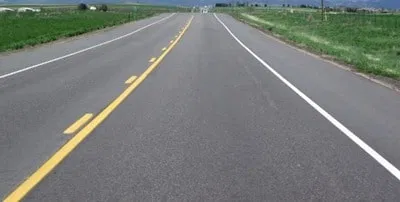
#> input picture test_image4.webp, 400 x 202 px
$ jupyter execute 'Lane Detection-OpenCV.ipynb'
#> lines starting #> are read from the running program, lines starting #| are printed output that depends on the picture; after the words box and inside, x2 and y2 are one past the last pixel; in counts of white or black regions, pixels touching at a corner belong together
[cell 1]
import cv2
import numpy as np
import matplotlib.pyplot as plt

[cell 2]
img = cv2.imread("test_image4.webp")
#> img is the input picture: shape (202, 400, 3); mean B, G, R 120.6, 124, 119.7
plt.imshow(img)
img.shape
#> Out = (202, 400, 3)

[cell 3]
img_gray = cv2.cvtColor(img,cv2.COLOR_RGB2GRAY)
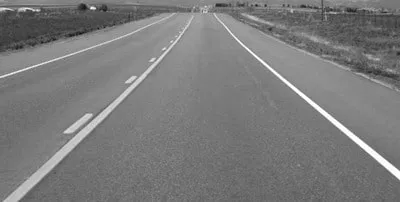
#> img_gray: shape (202, 400); min 12, max 255, mean 122.6
plt.imshow(img_gray,cmap="gray")
img_gray.shape
#> Out = (202, 400)

[cell 4]
img_blur = cv2.GaussianBlur(img_gray,(7,7),0)
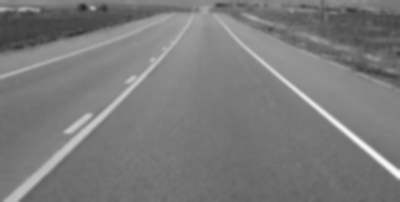
#> img_blur: shape (202, 400); min 40, max 252, mean 122.6
plt.imshow(img_blur)

[cell 5]
threshold_low = 10
threshold_high = 247

img_canny = cv2.Canny(img_blur,threshold_low,threshold_high)
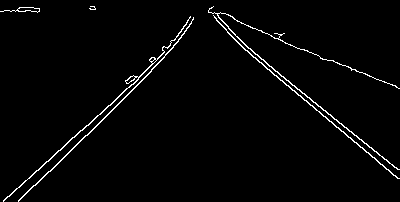
#> img_canny: shape (202, 400); 2.2% white in thin lines or dots
plt.imshow(img_canny,cmap="gray")

[cell 6]
vertices = np.array([[(0,200),(150,20),(300,20),(390,200)]],dtype=np.int32)
mask = np.zeros_like(img_gray)
cv2.fillPoly(mask, vertices, 255)
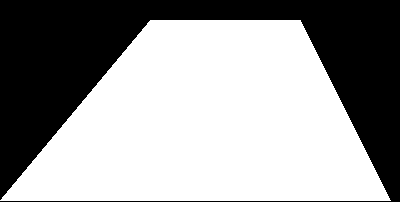
#> mask: shape (202, 400); 60.7% white; 1 black region, box (x1, y1, x2, y2) and area: (0, 0, 400, 202) 31779
masked_img = cv2.bitwise_and(img_gray, mask)
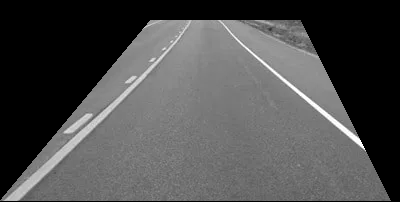
#> masked_img: shape (202, 400); min 0, max 255, mean 76.9
plt.figure()
plt.imshow(masked_img)

[cell 7]
masked_image = cv2.bitwise_and(img_canny, mask)
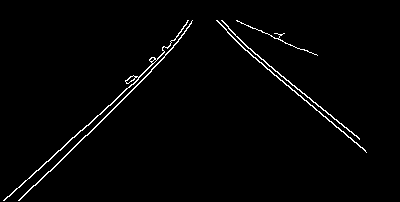
#> masked_image: shape (202, 400); 1.8% white in thin lines or dots, all inside (x1, y1, x2, y2) = (3, 20, 367, 201)
plt.figure()
plt.imshow(masked_image,cmap="gray")

[cell 8]
rho = 2
theta = np.pi/180
threshold = 40
min_line_len = 100
max_line_len = 50
lines = cv2.HoughLinesP(masked_image, rho, theta, threshold, np.array([]), minLineLength=min_line_len, maxLineGap=max_line_len)
#> lines = [[50, 171, 164, 57], [227, 32, 359, 139], [38, 170, 181, 37], [240, 45, 365, 150], [39, 169, 191, 22], [223, 27, 359, 138], [252, 56, 366, 152]]

line_image = np.zeros((masked_image.shape[0], masked_image.shape[1], 3), dtype = np.uint8)

for line in lines:
    for x1,y1,x2,y2 in line:
        cv2.line(line_image,(x1,y1), (x2,y2), [255,0,0], 10)
#> this loop made 7 passes
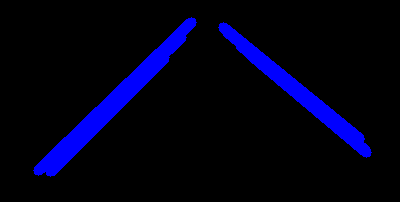
#> line_image: shape (202, 400, 3); mean of channels 0, 1, 2 21.8, 0, 0; drawn as B, G, R

lines
#> Out has the same summary as lines

[cell 9]
alpa = 1
bita = 1
gama = 0

Image_with_lines = cv2.addWeighted(img , alpa,line_image, bita, gama)
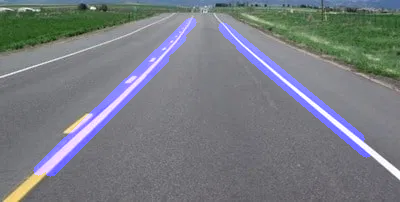
#> Image_with_lines: shape (202, 400, 3); mean B, G, R 130, 124, 119.7
